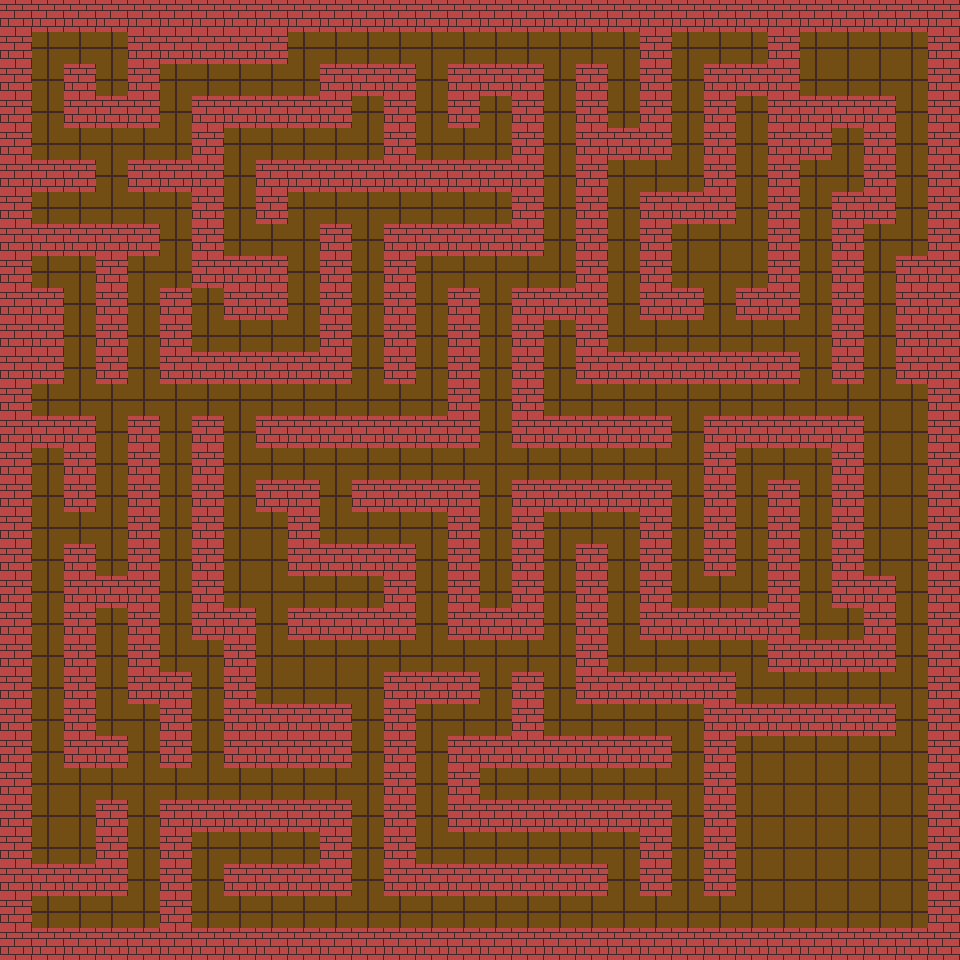

The image is a tile-based game level rendered from a .tmx file. Its description and source (layers, tilesets, objects; grid data summarised) follow:
An orthogonal 30x30 tile map with 32x32 px tiles, 2 tile layers (Background, Collision), 2 tilesets and 36 objects (13x SlowDemon, 9x Demon, 4x Torch, 2x Stairs, 2x Potion, ...).

<map version="1.0" orientation="orthogonal" width="30" height="30" tilewidth="32" tileheight="32">
 <properties>
  <property name="Description" value="level 4" />
 </properties>
 <tileset firstgid="1" name="Collision" tilewidth="32" tileheight="32">
  <image source="../tileset/tileset.png" width="160" height="320" />
 </tileset>
 <tileset firstgid="51" name="Object" tilewidth="32" tileheight="32">
  <image source="../tileset/ObjectTiles.png" width="160" height="320" />
  <tile id="0">
   <properties>
    <property name="type" value="spawn" />
   </properties>
  </tile>
 </tileset>
 <layer name="Background" width="30" height="30">
  <data>[900 cells, 900 non-empty, 1 distinct tile ids]</data>
 </layer>
 <layer name="Collision" width="30" height="30">
  <data>[900 cells, 514 non-empty, 2 distinct tile ids]</data>
 </layer>
 <objectgroup name="Object Layer 1" width="30" height="30">
  <object name="FromDebug3_2" type="Spawn" gid="52" x="480" y="480" width="32" height="32" />
  <object name="StairsToDebug3_2" type="Stairs" gid="56" x="480" y="512" width="32" height="32">
   <properties>
    <property name="NextLevel" value="Debug3.tmx" />
    <property name="NextSpawn" value="FromDebug4_1" />
   </properties>
  </object>
  <object type="SlowDemon" gid="54" x="352" y="480" width="32" height="32" rotation="-270" />
  <object type="SlowDemon" gid="54" x="480" y="352" width="32" height="32" rotation="-180" />
  <object type="SlowDemon" gid="54" x="608" y="480" width="32" height="32" rotation="-90" />
  <object type="SlowDemon" gid="54" x="480" y="608" width="32" height="32" />
  <object type="Demon" gid="54" x="288" y="864" width="32" height="32" rotation="-90" />
  <object type="Demon" gid="54" x="512" y="800" width="32" height="32" rotation="90" />
  <object type="Potion" gid="59" x="480" y="800" width="32" height="32">
   <properties>
    <property name="Recovery" value="50" />
   </properties>
  </object>
  <object type="Soul" gid="58" x="736" y="128" width="32" height="32" />
  <object type="SlowDemon" gid="54" x="672" y="288" width="32" height="32" rotation="450" />
  <object type="SlowDemon" gid="54" x="736" y="288" width="32" height="32" rotation="-88.2956" />
  <object type="Demon" gid="54" x="608" y="352" width="32" height="32" rotation="90" />
  <object type="Fuel" gid="60" x="736" y="64" width="32" height="32">
   <properties>
    <property name="Recovery" value="50" />
   </properties>
  </object>
  <object type="Demon" gid="54" x="800" y="192" width="32" height="32" rotation="180" />
  <object type="Torch" gid="55" x="832" y="96" width="32" height="32" />
  <object name="greenKey" type="Key" gid="53" x="800" y="832" width="32" height="32">
   <properties>
    <property name="Description" value="a green key" />
    <property name="Door" value="Door5" />
   </properties>
  </object>
  <object type="Demon" gid="54" x="896" y="928" width="32" height="32" rotation="300" />
  <object type="Demon" gid="54" x="736" y="768" width="32" height="32" rotation="492.734" />
  <object type="SlowDemon" gid="54" x="768" y="882" width="32" height="32" rotation="450" />
  <object name="Door6" type="Door" gid="57" x="32" y="512">
   <properties>
    <property name="Description" value="a white key" />
   </properties>
  </object>
  <object name="StairsToDebug5_1" type="Stairs" gid="56" x="32" y="480" width="32" height="32">
   <properties>
    <property name="NextLevel" value="Debug5.tmx" />
    <property name="NextSpawn" value="FromDebug4_2" />
   </properties>
  </object>
  <object type="SlowDemon" gid="54" x="512" y="64" width="32" height="32" rotation="450" />
  <object type="SlowDemon" gid="54" x="576" y="64" width="32" height="32" rotation="630" />
  <object type="Torch" gid="55" x="704" y="256" width="32" height="32" />
  <object type="Potion" gid="59" x="96" y="96" width="32" height="32">
   <properties>
    <property name="Recovery" value="30" />
   </properties>
  </object>
  <object type="Fuel" gid="60" x="352" y="128" width="32" height="32">
   <properties>
    <property name="Recovery" value="50" />
   </properties>
  </object>
  <object type="SlowDemon" gid="54" x="416" y="224" width="32" height="32" rotation="630" />
  <object type="Demon" gid="54" x="288" y="352" width="32" height="32" rotation="360" />
  <object type="SlowDemon" gid="54" x="32" y="864" width="32" height="32" rotation="-321.996" />
  <object type="Demon" gid="54" x="128" y="928" width="32" height="32" rotation="360" />
  <object type="Torch" gid="55" x="832" y="864" width="32" height="32" />
  <object type="Torch" gid="55" x="256" y="608" width="32" height="32" />
  <object type="Demon" gid="54" x="352" y="608" width="32" height="32" rotation="270" />
  <object type="SlowDemon" gid="54" x="608" y="672" width="32" height="32" rotation="-361.081" />
  <object type="SlowDemon" gid="54" x="96" y="640" width="32" height="32" rotation="180" />
 </objectgroup>
</map>